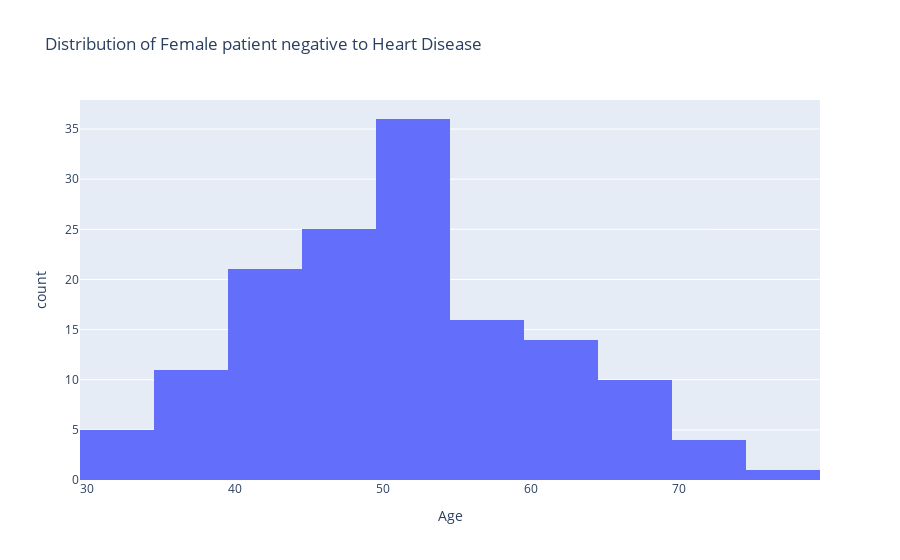

Notebook code cell kept with this figure:
### Code cell
sub_df = df[(df["HeartDisease"] == 0) & (df["Sex"] == "F")]
fig = px.histogram(data_frame=sub_df, 
                   x="Age", 
                   hover_data=df.columns,
                   title="Distribution of Female patient negative to Heart Disease")
fig.show()

### Figure 1 — Plotly figure (JSON) as saved in the notebook; plotly's stock layout.template omitted (floating-point values rounded to 4 significant figures; data arrays with more than 128 entries replaced by an {"elided": "..."} marker saying what was removed)
{"data": [{"alignmentgroup": "True", "bingroup": "x", "hovertemplate": "Age=%{x}<br>count=%{y}<extra></extra>", "legendgroup": "", "marker": {"color": "#636efa", "pattern": {"shape": ""}}, "name": "", "offsetgroup": "", "orientation": "v", "showlegend": false, "type": "histogram", "x": {"elided": "143 int values"}, "xaxis": "x", "yaxis": "y"}], "layout": {"barmode": "relative", "legend": {"tracegroupgap": 0}, "title": {"text": "Distribution of Female patient negative to Heart Disease"}, "xaxis": {"anchor": "y", "domain": [0, 1], "title": {"text": "Age"}}, "yaxis": {"anchor": "x", "domain": [0, 1], "title": {"text": "count"}}}}
